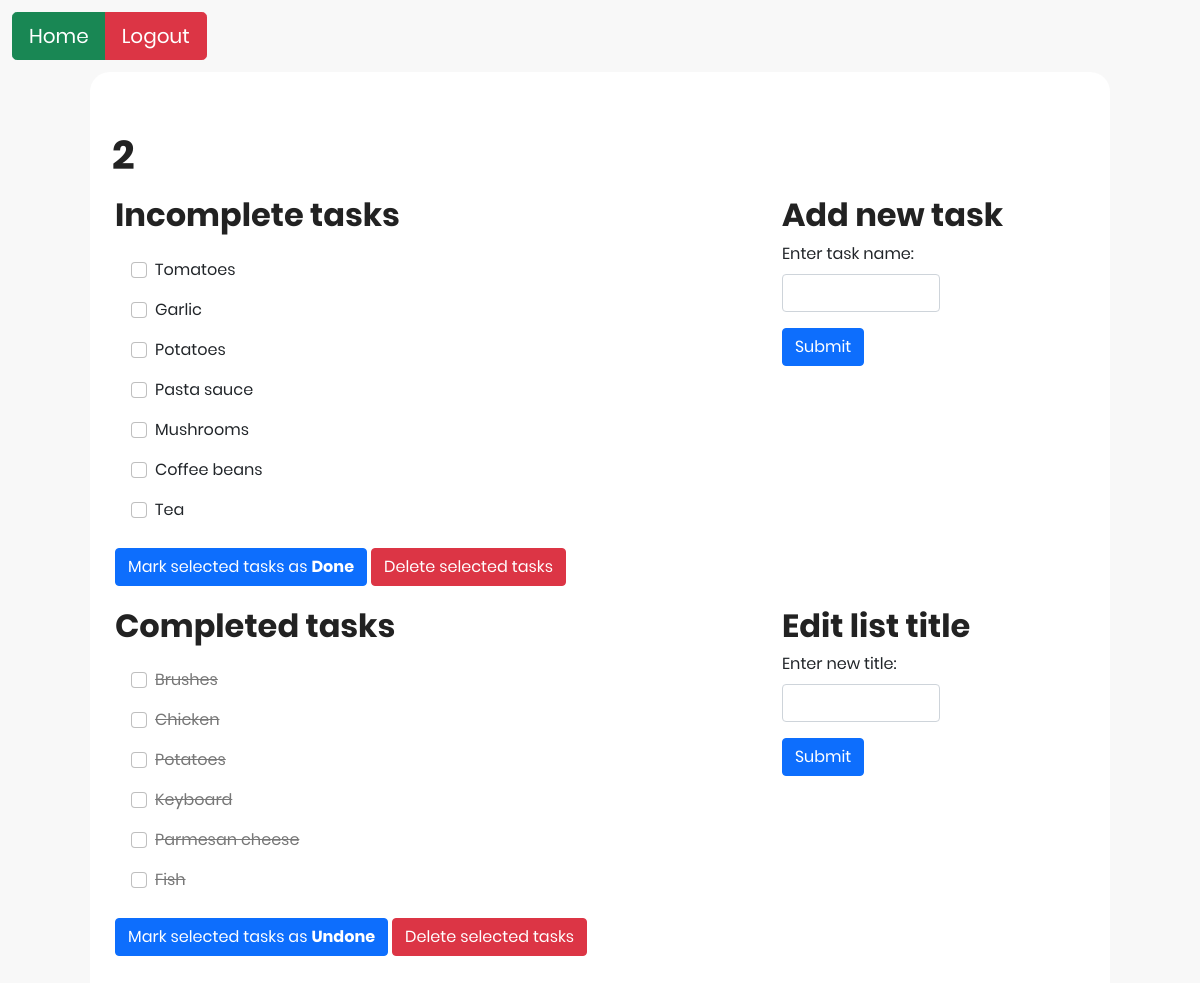
/display_list/2/2, run on the app's committed database.
### tables this page shows
CREATE TABLE Tasks (
TaskID INTEGER PRIMARY KEY AUTOINCREMENT NOT NULL,
ListID INTEGER,
TaskName VARCHAR(100),
Status BOOLEAN NOT NULL CHECK (Status IN (0, 1)),
FOREIGN KEY (ListID) REFERENCES Lists(ListID)
);

### Homework5/app.py (the view)
@app.route('/display_list/<int:list_id>/<string:list_name>')
def display_list_with_id(list_id, list_name):
    session['current_list_id'] = list_id
    session['current_list_name'] = list_name
    list_tasks = model.get_all_tasks(list_id)
    list_tasks_dict = {
        'list_id': list_id,
        'list_name': list_name,
        'list_tasks': list_tasks
    }
    return render_template('view_list.html', list_tasks_dict=list_tasks_dict)

### Homework5/app.py (called while the page is built)
@app.before_request
def before_request():
    g.user_id = None
    if 'user_id' in session:
        g.user_id = session['user_id']

### Homework5/data_model.py (called while the page is built)
    def retrieve_data_multiple(self, sql_command):
        self.cursor.execute(sql_command)
        results = self.cursor.fetchall()
        return results

    def get_all_tasks(self, list_id):
        query = '''
            SELECT TaskID, TaskName, Status FROM Tasks
            WHERE ListID = '{}';
        '''.format(list_id)
        results = self.retrieve_data_multiple(query)
        return results

### Homework5/templates/view_list.html (shortened to what this page needs)
{% extends "main_structure.html" %}
{% block head %}
    <link rel="stylesheet" href="/static/css/style.css">
{% endblock %}
{% block body %}
<body>
    <div class="container btn-top-left btn-home-logout">
        <form action="/list_view_panel" method="post">
            <div class="btn-group" role="group" aria-label="Basic outlined example">
                <button class="btn btn-success btn-lg" type="submit" name="action" value="home">Home</button>
                <button class="btn btn-danger btn-lg" type="submit" name="action" value="logout">Logout</button>
            </div>
        </form>
    </div>
    <div class="main">
        <div class="container-fluid">
            <div class="header-container">
                <h1>{{ list_tasks_dict['list_name'] }}</h1>
            </div>
        </div>
        <div class="container-fluid">
            <div class="row">
                <div class="col-md-8">
                    <div class="tasks-view-container">
                        <h2>Incomplete tasks</h2>
                        <form action="/check_items" method="post">
                            {% for task in list_tasks_dict['list_tasks'] %}
                            {% if task[2] == 0 %}
                            <div class="form-check lists-view">
                                <input class="form-check-input" type="checkbox" value="{{ task[0] }}" id="{{ task[1] }}" name="task_id">
                                <label class="form-check-label" for="{{ task[1] }}">
                                {{ task[1] }}
                                </label>
                            </div>
                            {% endif %}
                            {% endfor %}
                            <br>
                            <button class="btn btn-primary" name="action" type="submit" value="Check">Mark selected tasks as <b>Done</b></button>
                            <button class="btn btn-danger" name="action" type="submit" value="Delete">Delete selected tasks</button>
                        </form>
                    </div>
                </div>
                <div class="col">
                        <h2>Add new task</h2>
                        <form action="/add_new_task" method="post">
                            <div class="mb-3">
                                <label for="task_name" class="form-label">Enter task name:</label>
                                <input type="text" class="form-control new-task" id="task_name" name="task_name" required>
                            </div>
                            <button type="submit" class="btn btn-primary">Submit</button>
                        </form>
                </div>
            </div>
            <div class="row">
                <div class="col-md-8">
                    <div class="tasks-view-container">
                        <h2>Completed tasks</h2>
                        <form action="/uncheck_items" method="post">
                            {% for task in list_tasks_dict['list_tasks'] %}
                            {% if task[2] == 1 %}
                            <div class="form-check lists-view">
                                <input class="form-check-input" type="checkbox" value="{{ task[0] }}" id="{{ task[1] }}" name="task_id">
                                <label class="form-check-label task-complete" for="{{ task[1] }}">
                                  {{ task[1] }}
                                </label>
                            </div>
                            {% endif %}
                            {% endfor %}
                            <br>
                            <button class="btn btn-primary" name="action" type="submit" value="Check">Mark selected tasks as <b>Undone</b></button>
                            <button class="btn btn-danger" name="action" type="submit" value="Delete">Delete selected tasks</button>
                        </form>
                    </div>
                </div>
                <div class="col">
                    <h2>Edit list title</h2>
                        <form action="/edit_list" method="post">
                            <div class="mb-3">
                                <label for="updated_list_name" class="form-label">Enter new title:</label>
                                <input type="text" class="form-control new-task" id="updated_list_name" name="updated_list_name" required>
                            </div>
                            <button type="submit" class="btn btn-primary">Submit</button>
                    </form>
                </div>
            </div>
        </div>
    </div>
</body>
{% endblock %}

### Homework5/static/css/style.css (style rules this page uses)
body { background: #f8f8f8; font-family: Poppins; }
h1, h2 { line-height: 1.66; margin: 0; padding: 0; font-weight: bold; color: #222; font-family: Poppins; }
.main { padding: 70px 0; width: 85%; background: #fff; margin: 0 auto; border-radius: 20px; }
.header-container { margin-left: 1%; margin-top: -2%; }
.tasks-view-container { margin-left: 2%; margin-bottom: 2%; }
.lists-view { margin-top: 1em; margin-left: 1em; }
.new-task { width: 50%; }
.btn-top-left { margin-bottom: 1%; margin-top: 1%; }
.btn-home-logout { padding-right: 99%; }
.task-complete { color: #777; text-decoration: line-through; }

### data on the page
Tasks: TaskName "Tomatoes"
Tasks: TaskName "Garlic"
Tasks: TaskName "Potatoes"
Tasks: TaskName "Pasta sauce"
Tasks: TaskName "Mushrooms"
Tasks: TaskName "Coffee beans"
Tasks: TaskName "Tea"
Tasks: TaskName "Brushes"
Tasks: TaskName "Chicken"
Tasks: TaskName "Potatoes"
Tasks: TaskName "Keyboard"
Tasks: TaskName "Parmesan cheese"
Tasks: TaskName "Fish"

### other printed values
{{ list_tasks_dict['list_name'] }} "2"
